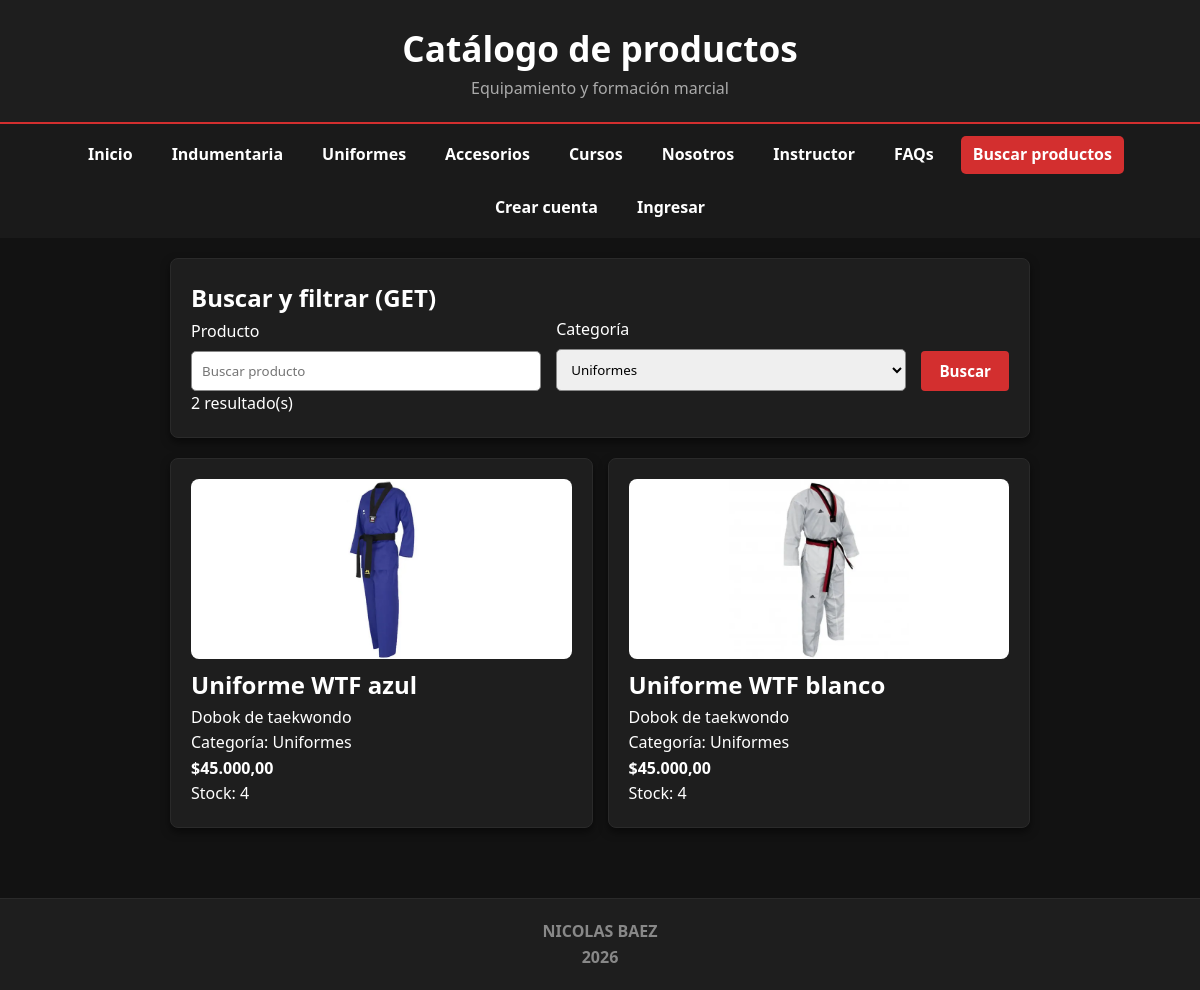
The app's page /productos.php?categoria=2 with its own data.
### tables this page shows
CREATE TABLE IF NOT EXISTS productos (
 id INT AUTO_INCREMENT PRIMARY KEY, categoria_id INT NOT NULL, nombre VARCHAR(160) NOT NULL,
 descripcion TEXT NOT NULL, precio DECIMAL(12,2) NOT NULL DEFAULT 0, imagen VARCHAR(255) DEFAULT NULL,
 stock INT NOT NULL DEFAULT 0,
 created_at TIMESTAMP DEFAULT CURRENT_TIMESTAMP, updated_at TIMESTAMP DEFAULT CURRENT_TIMESTAMP ON UPDATE CURRENT_TIMESTAMP,
 FOREIGN KEY (categoria_id) REFERENCES categorias(id),
 CONSTRAINT chk_precio CHECK (precio >= 0), CONSTRAINT chk_stock CHECK (stock >= 0)
);

CREATE TABLE IF NOT EXISTS categorias (
 id INT AUTO_INCREMENT PRIMARY KEY, nombre VARCHAR(90) NOT NULL UNIQUE,
 created_at TIMESTAMP DEFAULT CURRENT_TIMESTAMP, updated_at TIMESTAMP DEFAULT CURRENT_TIMESTAMP ON UPDATE CURRENT_TIMESTAMP
);

### config/helpers.php (called while the page is built, shortened)
<?php
function e(mixed $value): string { return htmlspecialchars((string)$value, ENT_QUOTES | ENT_SUBSTITUTE, 'UTF-8'); }
function input_text(mixed $value, int $limit = 255): string {
    return mb_substr(trim($value), 0, $limit, 'UTF-8');
}

### productos.php (the view, shortened to what this page needs)
<?php
require_once __DIR__ . '/config/conexion.php';
$busqueda=input_text($_GET['q'] ?? '', 100);
$categoria=filter_var($_GET['categoria'] ?? 0, FILTER_VALIDATE_INT) ?: 0;
$categorias=$pdo->prepare('SELECT id,nombre FROM categorias ORDER BY nombre'); $categorias->execute();
$sql='SELECT p.*,c.nombre AS categoria FROM productos p JOIN categorias c ON c.id=p.categoria_id WHERE 1=1'; $params=[];
if ($categoria > 0) { $sql.=' AND p.categoria_id=:categoria';$params[':categoria']=$categoria; }
$sql.=' ORDER BY p.nombre ASC'; $stmt=$pdo->prepare($sql);$stmt->execute($params);$productos=$stmt->fetchAll();
require __DIR__ . '/includes/header.php';
?>
<header role="banner"><h1>Catálogo de productos</h1><p>Equipamiento y formación marcial</p></header>
<?php require __DIR__ . '/includes/nav.php'; ?>
<main class="container"><div class="card"><h2>Buscar y filtrar (GET)</h2>
<form method="GET" action="productos.php" class="filtros">
<label>Producto <input name="q" value="<?= e($busqueda) ?>" placeholder="Buscar producto"></label>
<label>Categoría <select name="categoria"><option value="0">Todas</option><?php foreach ($categorias as $c): ?><option value="<?= (int)$c['id'] ?>" <?= $categoria===(int)$c['id']?'selected':'' ?>><?= e($c['nombre']) ?></option><?php endforeach; ?></select></label>
<button class="btn-comprar" type="submit">Buscar</button></form>
<p><?= count($productos) ?> resultado(s)</p></div>
<div class="catalogo-grid"><?php foreach ($productos as $p): ?><article class="card">
<?php if ($p['imagen']): ?><img class="producto-foto" src="<?= e($p['imagen']) ?>" alt="<?= e($p['nombre']) ?>"><?php endif; ?>
<h2><?= e($p['nombre']) ?></h2><p><?= e($p['descripcion']) ?></p><p>Categoría: <?= e($p['categoria']) ?></p><strong>$<?= e(number_format((float)$p['precio'],2,',','.')) ?></strong><p>Stock: <?= (int)$p['stock'] ?></p></article><?php endforeach; ?></div>
</main><?php require __DIR__ . '/includes/footer.php'; ?>

### estilos.css (style rules this page uses)
* { margin: 0; padding: 0; box-sizing: border-box; font-family: 'Segoe UI', Tahoma, Geneva, Verdana, sans-serif; }
body { background-color: #121212 !important; color: #ffffff !important; line-height: 1.6; }
header { background-color: #1e1e1e; text-align: center; padding: 20px 10px; border-bottom: 2px solid #d32f2f; }
header h1 { color: #ffffff; font-size: 2.2rem; }
header p { color: #aaaaaa; }
.container { max-width: 900px; margin: 0 auto; padding: 20px; }
.card { background-color: #1e1e1e !important; color: #ffffff !important; padding: 20px; border-radius: 8px; margin-bottom: 20px; border: 1px solid #2a2a2a; box-shadow: 0 4px 8px rgba(0,0,0,0.5); }
.btn-comprar, .btn-tema { background-color: #d32f2f; color: #ffffff; border: none; padding: 10px 18px; border-radius: 4px; cursor: pointer; font-weight: bold; font-size: 0.95rem; transition: background 0.2s; }
.filtros,.form-admin { display: flex; flex-wrap: wrap; gap: 15px; align-items: end; }
.filtros label,.form-admin label { display: flex; flex-direction: column; gap: 6px; flex: 1 1 210px; }
.filtros input,.filtros select,.form-admin input,.form-admin textarea,.form-admin select { box-sizing: border-box; width: 100%; padding: 10px; border-radius: 5px; border: 1px solid #888; }
.catalogo-grid { display: grid; grid-template-columns: repeat(auto-fit,minmax(240px,1fr)); gap: 15px; }
.producto-foto { width: 100%; height: 180px; object-fit: contain; background: white; border-radius: 8px; }

### records on screen
productos: imagen (picture), nombre "Uniforme WTF azul", descripcion "Dobok de taekwondo", categoria.nombre "Uniformes", precio "45.000,00", stock "4"
productos: imagen (picture), nombre "Uniforme WTF blanco", descripcion "Dobok de taekwondo", categoria.nombre "Uniformes", precio "45.000,00", stock "4"

### other values on screen
$etiqueta "Inicio"
$etiqueta "Indumentaria"
$etiqueta "Uniformes"
$etiqueta "Accesorios"
$etiqueta "Cursos"
$etiqueta "Nosotros"
$etiqueta "Instructor"
$etiqueta "FAQs"
$etiqueta "Buscar productos"
$etiqueta "Crear cuenta"
$etiqueta "Ingresar"
count($productos) "2"
form field categoria "Uniformes"
